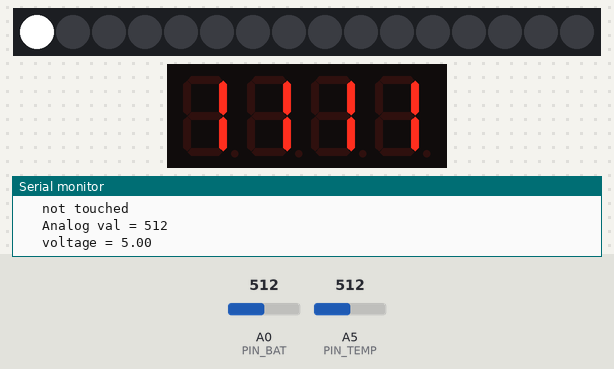
This sketch was run on a simulated Arduino Uno, built with avr-gcc and run on an emulated ATmega328P. On the bench: 16 RGB LEDs in strip order, left to right, 4-digit seven-segment display, the last lines printed to the serial monitor. The inputs (shaded band) are chosen by the test bench; at power-on: A5 (PIN_TEMP) = 512, A0 (PIN_BAT) = 512.

Above: at 0.08 s.
At 1.2 s:
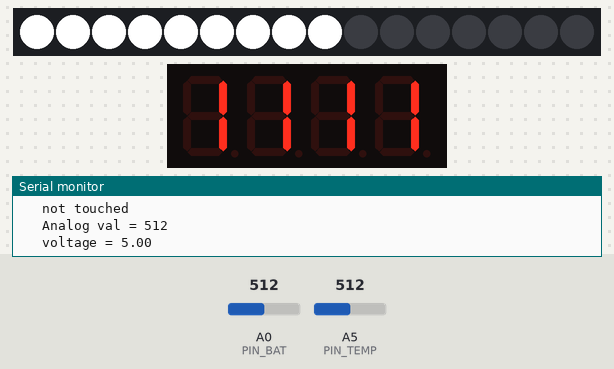
1.3 s: A5 (PIN_TEMP) set to 338
At 2.17 s:
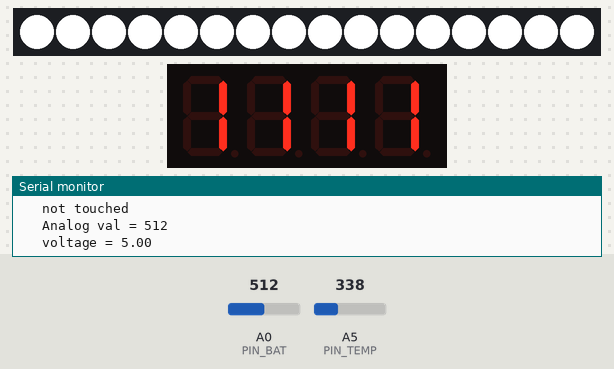
3.6 s: A5 (PIN_TEMP) set to 314
5.1 s: A0 (PIN_BAT) set to 1007
6.6 s: A0 (PIN_BAT) set to 1023
Timing chart, 0 to 9.1 s (numbered marks = the images above; inputs shaded):
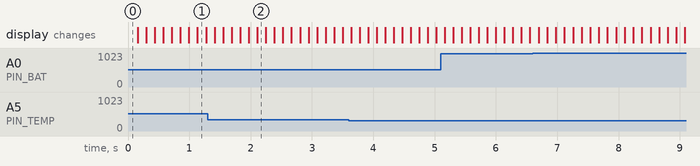

The sketch:

TotalTest.ino
```cpp
// for temp sensor
#include <math.h>
const int B = 4275;
const int R0 = 100000;
const int PIN_TEMP = A5;
// for RGB LED
const int PIN_RED = 2;
const int PIN_GREEN = 3;
const int PIN_BLUE = 4;
// for NeoPixel
#include <Adafruit_NeoPixel.h>
const int PIN_NEO = 5;
const int NUM_PIXELS = 16;
Adafruit_NeoPixel g_pixels = Adafruit_NeoPixel(NUM_PIXELS, PIN_NEO, NEO_GRB + NEO_KHZ800);
int g_num = 1;
// for touch sensor
const int PIN_TOUCH = 6;
// for battery check
const int PIN_BAT = A0;
// for 7-SEG LED
#include "SevSeg.h"
SevSeg g_7seg;
const int displayType = COMMON_CATHODE;
const int digit1 = 8;                   //Pin 1
const int digit2 = 5;                   //Pin 10
const int digit3 = 11;                  //Pin 4
const int digit4 = 13;                  //Pin 6
const int segA = 7;                     //Pin 12
const int segB = 6;                     //Pin 11
const int segC = 10;                    //Pin 3
const int segD = 3;                     //Pin 8
const int segE = 9;                     //Pin 2
const int segF = 4;                     //Pin 9
const int segG = 2;                     //Pin 7
const int segDP= 12;                    //Pin 5
const int numberOfDigits = 4;

void printTemp();
void setRgbLed(int red, int green, int blue);
void setNeoPixel(int red, int green, int blue, int num);
void printTouch();
void printBattery();
void set7Seg(int val);

void setup()
{
  // serial moniter config
  Serial.begin(9600);
  // RGB LED pin config
  pinMode(PIN_RED, OUTPUT);
  pinMode(PIN_GREEN, OUTPUT);
  pinMode(PIN_BLUE, OUTPUT);
  // NeoPixel config
  g_pixels.begin();
  // touch sensor pin config
  pinMode(PIN_TOUCH, INPUT);
  // 7-SEG LED config
  g_7seg.Begin(displayType, numberOfDigits, digit1, digit2, digit3, digit4, segA, segB, segC, segD, segE, segF, segG, segDP);
  g_7seg.SetBrightness(100);
}

void loop()
{
  printTemp();
  setNeoPixel(255, 255, 255, g_num);
  printTouch();
  printBattery();
  delay(100);
  if(g_num == 16)
  {
    g_num = 1;
  }
  else
  {
    ++g_num;
  }
  Serial.print("--------------------\n");
}

void printTemp()
{
  int a = analogRead(PIN_TEMP);
  float R = (1023.0f / a) - 1.0f;
  R = R * R0;
  float temp = 1.0f / (log(R/R0)/B + 1/298.15) - 273.15;
  Serial.print("\t temp = ");
  Serial.println(temp);
}

void setRgbLed(int red, int green, int blue)
{
  analogWrite(PIN_RED, red);
  analogWrite(PIN_GREEN, green);
  analogWrite(PIN_BLUE, blue);
}

void setNeoPixel(int red, int green, int blue, int num)
{
  for(int i=0; i<NUM_PIXELS; ++i)
  {
    g_pixels.setPixelColor(i, g_pixels.Color(0, 0, 0));
  }
  g_pixels.show();
  for(int i=0; i<num; ++i)
  {
    g_pixels.setPixelColor(i, g_pixels.Color(red, green, blue));
  }
  g_pixels.show();
}

void printTouch()
{
  int val = digitalRead(PIN_TOUCH);
  if(val == HIGH)
  {
    Serial.println("\t touched");
  }
  else
  {
    Serial.println("\t not touched");
  }
}

void printBattery()
{
  int val = analogRead(PIN_BAT);
  float output = (float(val)*5) / 1023 * 2;

  Serial.print("\t Analog val = ");
  Serial.println(val);
  Serial.print("\t voltage = ");
  Serial.println(output);

  if(output > 4.3)
  {
    setRgbLed(0, 255, 0);
  }
  else if(output > 4.1)
  {
    setRgbLed(128, 64, 0);
  }
  else
  {
    setRgbLed(255, 0, 0);
  }
  set7Seg(val);
}

void set7Seg(int val)
{
  char str[10];
  sprintf(str, "%4d", 1111);
  g_7seg.DisplayString(str, 0);
  delay(5);
}
```
